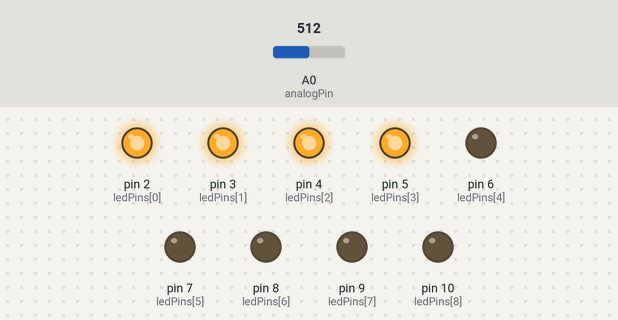
This sketch was run on a simulated Arduino Uno, built with avr-gcc and run on an emulated ATmega328P. Shown: output pins drawn as LEDs (lit = HIGH). Inputs (shaded band) come from the test bench; at power-on: A0 (analogPin) = 512.

Above: at 1.2 s.
1.3 s: A0 (analogPin) set to 552
2.8 s: A0 (analogPin) set to 580
At 3.6 s:
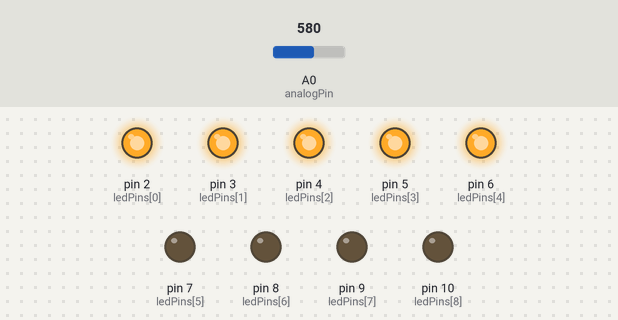
4.3 s: A0 (analogPin) set to 716
At 4.8 s:
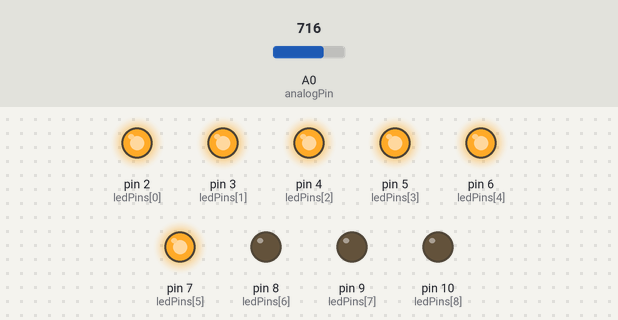
5.8 s: A0 (analogPin) set to 779
7.3 s: A0 (analogPin) set to 810
At 8.2 s:
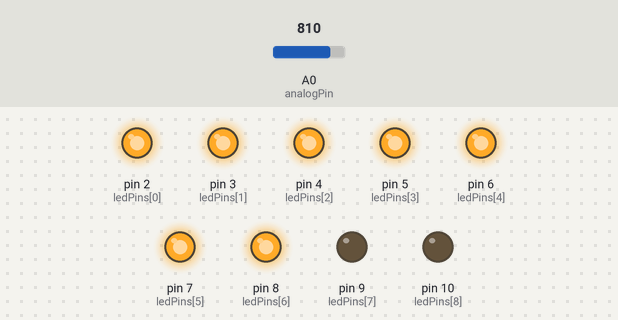
8.8 s: A0 (analogPin) set to 511
At 9.4 s:
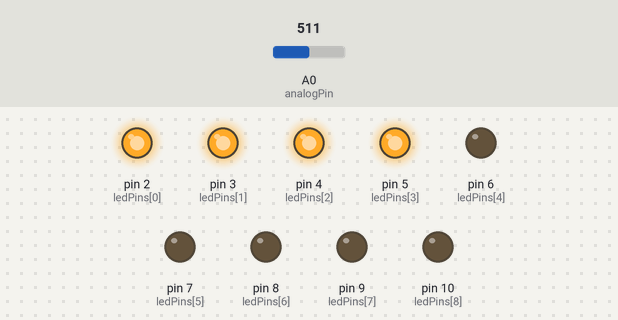
Timing chart, 0 to 11.3 s (numbered marks = the images above; inputs shaded):
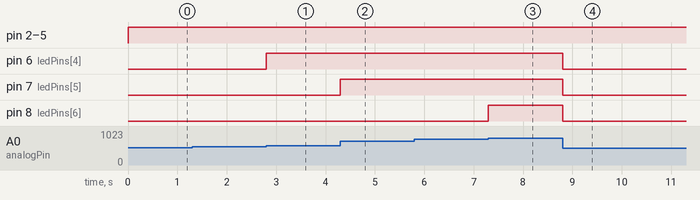

Measured:
- the behaviour switches between 568 and 569 on A0 (analogPin) (found by bisection; images 0 and 1)
- the behaviour switches between 795 and 796 on A0 (analogPin) (found by bisection; images 2 and 3)
- after the input at 1.3 s, every drawn part: stays the same
- after the input at 2.8 s, pin 6 (ledPins[4]): LOW → HIGH at once
- after the input at 4.3 s, pin 7 (ledPins[5]): LOW → HIGH at once
- after the input at 5.8 s, every drawn part: stays the same
- after the input at 7.3 s, pin 8 (ledPins[6]): LOW → HIGH at once
- after the input at 8.8 s, pin 6 (ledPins[4]), pin 7 (ledPins[5]), pin 8 (ledPins[6]): HIGH → LOW at once

The sketch:

led_bar_graph_potentiometer.ino
```cpp
/*
The sketch first reads the input from the potentiometer. It maps the input value
to the output range, in this case nine LEDs. Then it sets up a for loop over the
outputs. If the output number of the LED in the series is lower than the mapped
input range, the LED turns on; if not, it turns off. See? Simple! If you turn
the potentiometer to the right, the LEDs light up in sequence. Turn it to the
left, and they turn off in sequence.
*/

const int analogPin = A0; //Pin connected to the potentiometer
const int ledCount = 9; //Number of LEDs
int ledPins[] = {2,3,4,5,6,7,8,9,10}; //an array of pin numbers to which LEDs are attached

void setup() {
  // put your setup code here, to run once:
  //loop over the pin array and set them all to the output
  for (int thisLed = 0; thisLed < ledCount; thisLed++){
    pinMode(ledPins[thisLed], OUTPUT); //Sets the LED pins as output
    }
}

void loop() {
  // put your main code here, to run repeatedly:
  int sensorReading = analogRead(analogPin); //Analog input (to get the analog input signal from pin A0) or read the potentiometer
  //map the result to range from 0 to the number of LEDs
  int ledLevel = map(sensorReading, 0, 1023, 0, ledCount);
  //loop over the LED array
  for (int thisLed = 0; thisLed < ledCount; thisLed++){
    //if the array element's index is less than ledLevel,
    //turn the pin for this element on
    if(thisLed < ledLevel){
      digitalWrite(ledPins[thisLed], HIGH); //turn ON LEDs in sequence
      }else{ //turn off all pins higher than the ledLevel
        digitalWrite(ledPins[thisLed], LOW); //turn OFF LEDs in sequence
        }
    }
}
```
